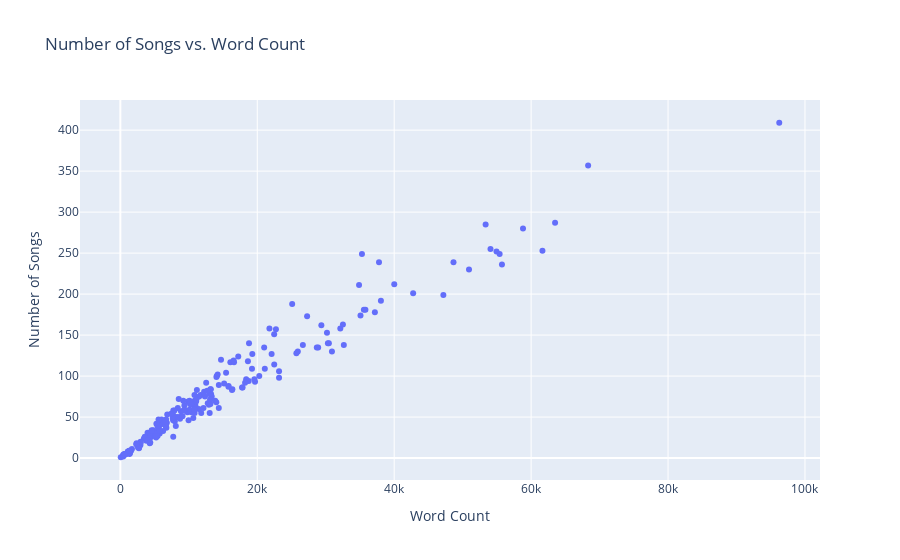

The notebook cell this image was saved under:
### Markdown cell above
### Checking the Vocabulary of the Artists

### Code cell
grouped_data = data.groupby("artist")

tokenized_words = grouped_data["lyrics"].apply(lambda x: ' '.join(x).split())

unique_word_counts = tokenized_words.apply(lambda x: len(x))

num_songs = grouped_data.size()


df = pd.DataFrame({'Interpret': unique_word_counts.index, 'Word Count': unique_word_counts, 'Number of Songs': num_songs})

fig = px.scatter(df, x='Word Count', y='Number of Songs', hover_data=['Interpret'], title='Number of Songs vs. Word Count')

fig.show()

### Figure 1 — Plotly figure (JSON) as saved in the notebook; plotly's stock layout.template omitted (floating-point values rounded to 4 significant figures; data arrays with more than 128 entries replaced by an {"elided": "..."} marker saying what was removed)
{"data": [{"customdata": {"elided": "217x1 str values"}, "hovertemplate": "Word Count=%{x}<br>Number of Songs=%{y}<br>Interpret=%{customdata[0]}<extra></extra>", "legendgroup": "", "marker": {"color": "#636efa", "symbol": "circle"}, "mode": "markers", "name": "", "orientation": "v", "showlegend": false, "type": "scatter", "x": {"elided": "217 int values"}, "xaxis": "x", "y": {"elided": "217 int values"}, "yaxis": "y"}], "layout": {"legend": {"tracegroupgap": 0}, "title": {"text": "Number of Songs vs. Word Count"}, "xaxis": {"anchor": "y", "domain": [0, 1], "title": {"text": "Word Count"}}, "yaxis": {"anchor": "x", "domain": [0, 1], "title": {"text": "Number of Songs"}}}}
